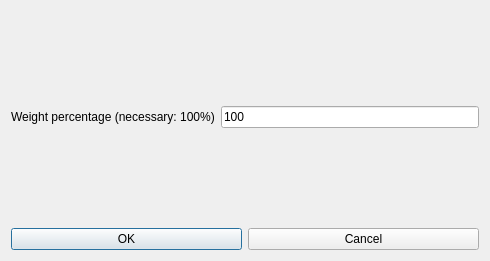
<?xml version="1.0" encoding="UTF-8"?>
<ui version="4.0">
 <class>ModifyConstraintStudentsMaxTwoActivityTagsPerRealDayFromN1N2N3Form_template</class>
 <widget class="QDialog" name="ModifyConstraintStudentsMaxTwoActivityTagsPerRealDayFromN1N2N3Form_template">
  <property name="geometry">
   <rect>
    <x>0</x>
    <y>0</y>
    <width>490</width>
    <height>261</height>
   </rect>
  </property>
  <property name="windowTitle">
   <string extracomment="This is the title of the dialog to modify a constraint of this type">Modify students max two activity tags per real day from N1 N2 N3</string>
  </property>
  <layout class="QGridLayout" name="gridLayout">
   <item row="0" column="0">
    <spacer name="spacer7">
     <property name="orientation">
      <enum>Qt::Vertical</enum>
     </property>
     <property name="sizeType">
      <enum>QSizePolicy::Expanding</enum>
     </property>
     <property name="sizeHint" stdset="0">
      <size>
       <width>20</width>
       <height>21</height>
      </size>
     </property>
    </spacer>
   </item>
   <item row="1" column="0">
    <layout class="QHBoxLayout" name="horizontalLayout_2">
     <item>
      <widget class="QLabel" name="weightTextLabel">
       <property name="frameShape">
        <enum>QFrame::NoFrame</enum>
       </property>
       <property name="frameShadow">
        <enum>QFrame::Plain</enum>
       </property>
       <property name="text">
        <string>Weight percentage (necessary: 100%)</string>
       </property>
       <property name="wordWrap">
        <bool>false</bool>
       </property>
      </widget>
     </item>
     <item>
      <widget class="QLineEdit" name="weightLineEdit">
       <property name="text">
        <string notr="true">100</string>
       </property>
      </widget>
     </item>
    </layout>
   </item>
   <item row="3" column="0">
    <layout class="QHBoxLayout">
     <item>
      <widget class="QPushButton" name="okPushButton">
       <property name="text">
        <string>OK</string>
       </property>
      </widget>
     </item>
     <item>
      <widget class="QPushButton" name="cancelPushButton">
       <property name="text">
        <string>Cancel</string>
       </property>
      </widget>
     </item>
    </layout>
   </item>
   <item row="2" column="0">
    <spacer name="verticalSpacer_2">
     <property name="orientation">
      <enum>Qt::Vertical</enum>
     </property>
     <property name="sizeHint" stdset="0">
      <size>
       <width>20</width>
       <height>29</height>
      </size>
     </property>
    </spacer>
   </item>
  </layout>
 </widget>
 <layoutdefault spacing="6" margin="11"/>
 <resources/>
 <connections/>
</ui>
